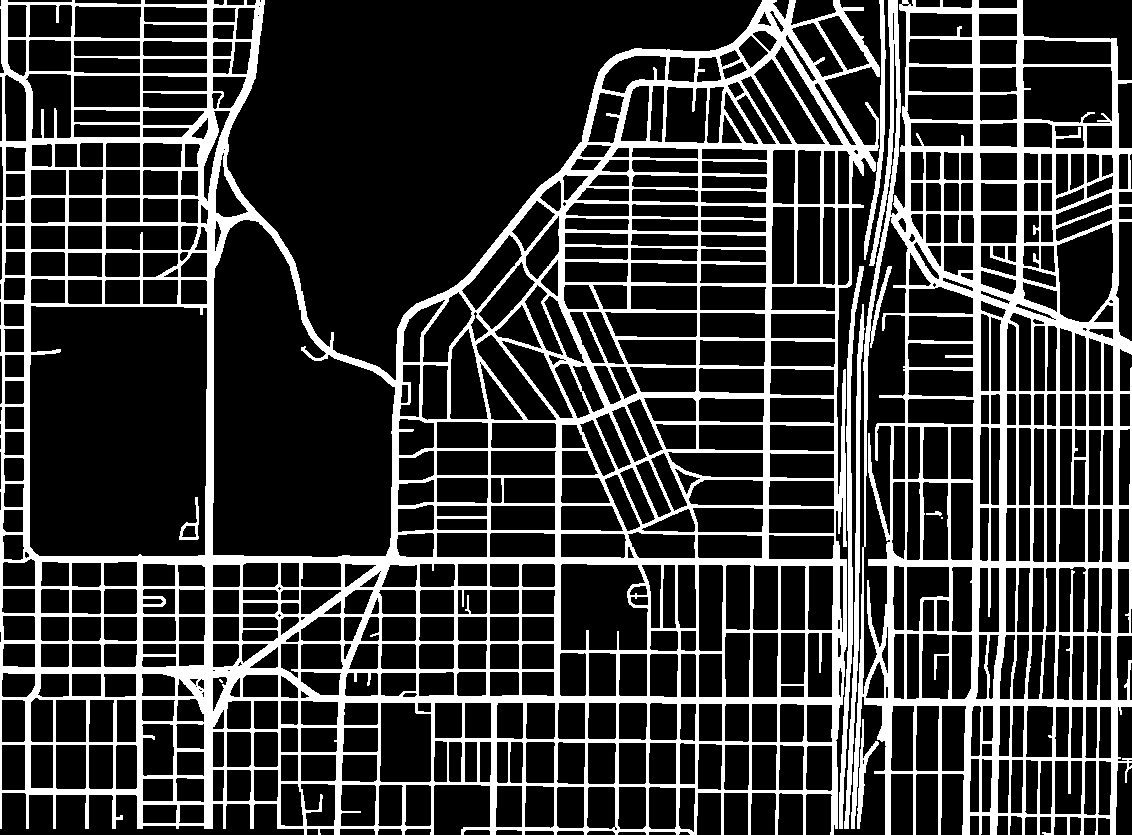
#> input picture road_dil_grey.png, 1132 x 835 px
$ jupyter execute preprocess-thinning.ipynb
#> lines starting #> are read from the running program, lines starting #| are printed output that depends on the picture; after the words box and inside, x2 and y2 are one past the last pixel; in counts of white or black regions, pixels touching at a corner belong together
#> `binary_image = cv2.imread("road_dil_grey.png", 0)`: binary_image: shape (835, 1132); 22.5% white; 10 white regions (2 under 20 px), largest, box (x1, y1, x2, y2) and area: (0, 0, 880, 835) 140627, (851, 0, 1132, 835) 65346, (839, 266, 864, 829) 2577
[cell 1]
# [23 lines of commented-out code are left out]

import cv2
import numpy as np


def skeletonize(binary_image):
    size = np.size(binary_image)
#> size = 945220
    skel = np.zeros(binary_image.shape, dtype=np.uint8)

    element = cv2.getStructuringElement(cv2.MORPH_CROSS, (3, 3))
    done = False

    while not done:
        eroded = cv2.morphologyEx(binary_image, cv2.MORPH_ERODE, element)
        temp = cv2.morphologyEx(eroded, cv2.MORPH_DILATE, element)
        temp = cv2.subtract(binary_image, temp)
        skel = cv2.bitwise_or(skel, temp)
        binary_image = eroded.copy()

        zeros = size - cv2.countNonZero(binary_image)
        if zeros == size:
            done = True
#> this loop made 10 passes
#> zeros on passes 1 to 10: 824330, 896013, 924798, 939558, 943582, 944630, 945066, 945186, 945216, 945220
#> pass 1, in skeletonize, `temp = cv2.subtract(binary_image, temp)`:
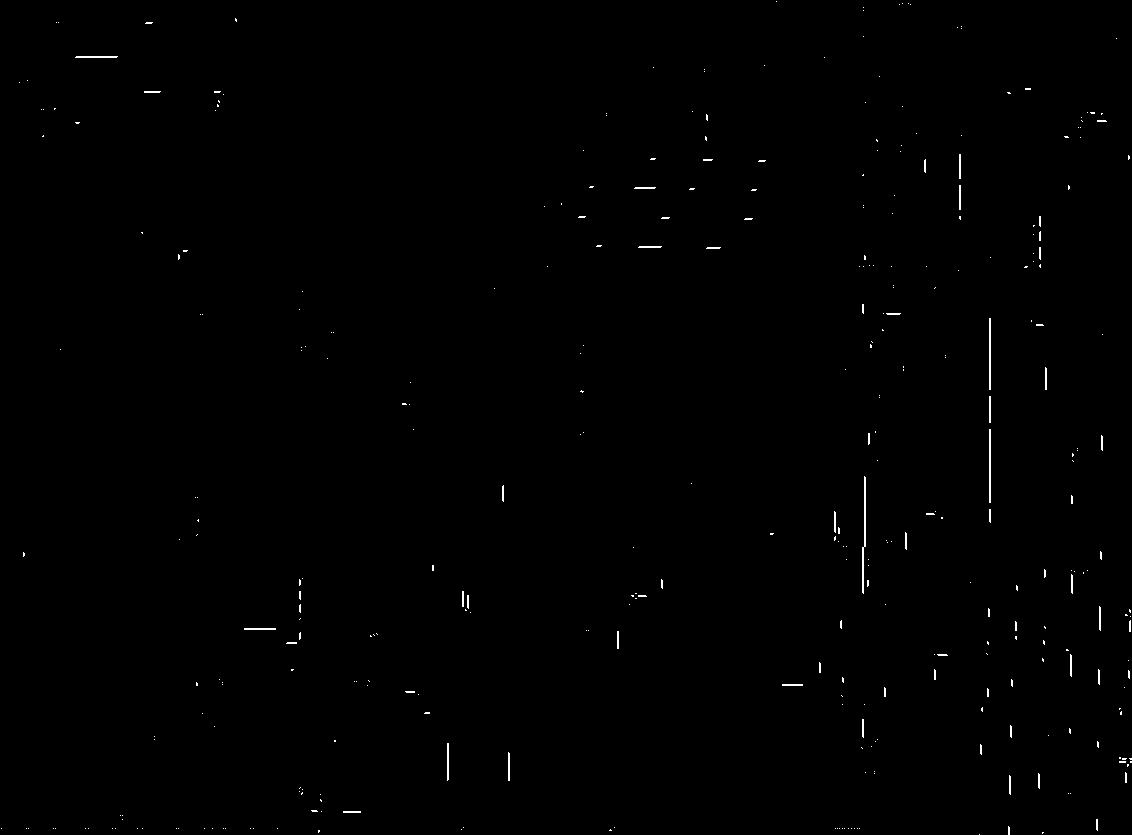
#> temp: shape (835, 1132); 0.35% white in thin lines or dots
#> pass 2, in skeletonize, `eroded = cv2.morphologyEx(binary_image, cv2.MORPH_ERODE, element)`:
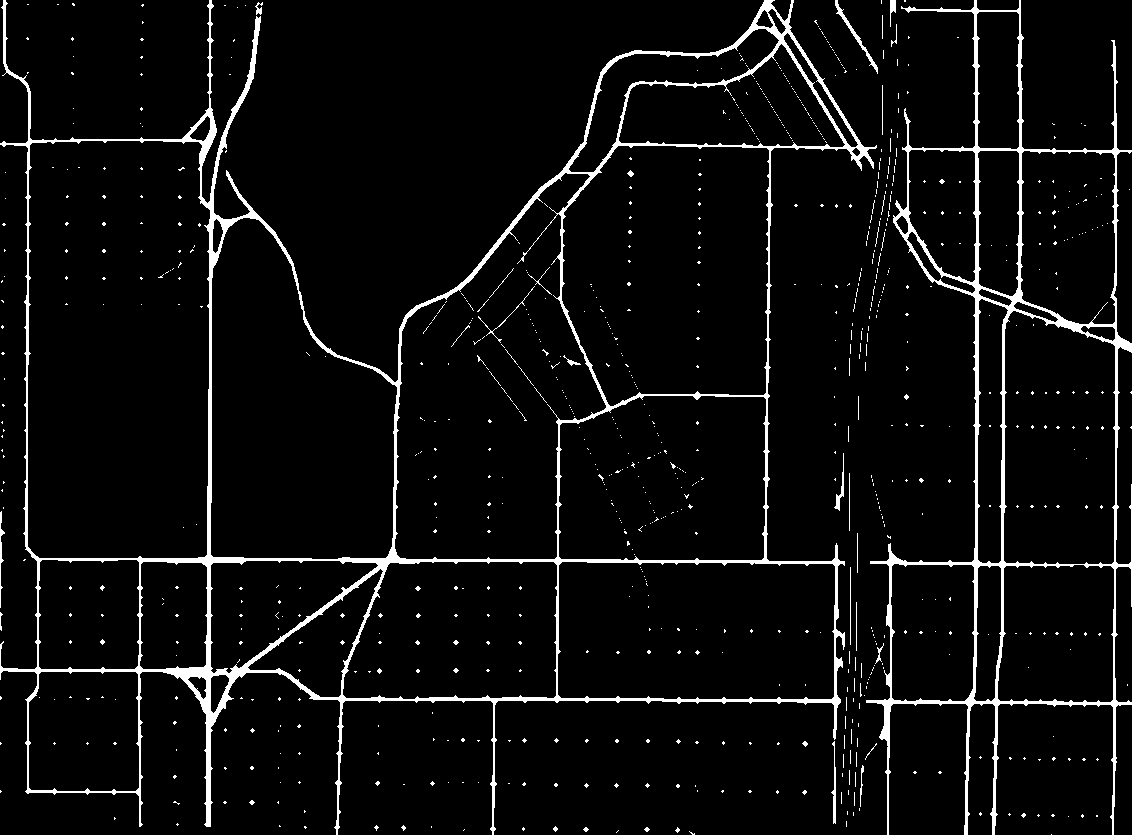
#> eroded: shape (835, 1132); 5.2% white; 883 white regions (853 under 20 px), largest, box (x1, y1, x2, y2) and area: (0, 0, 877, 835) 29099, (866, 0, 1132, 835) 14252, (835, 0, 878, 74) 296
#> after the loop: binary_image: shape (835, 1132); every value is 0
#> after the loop:
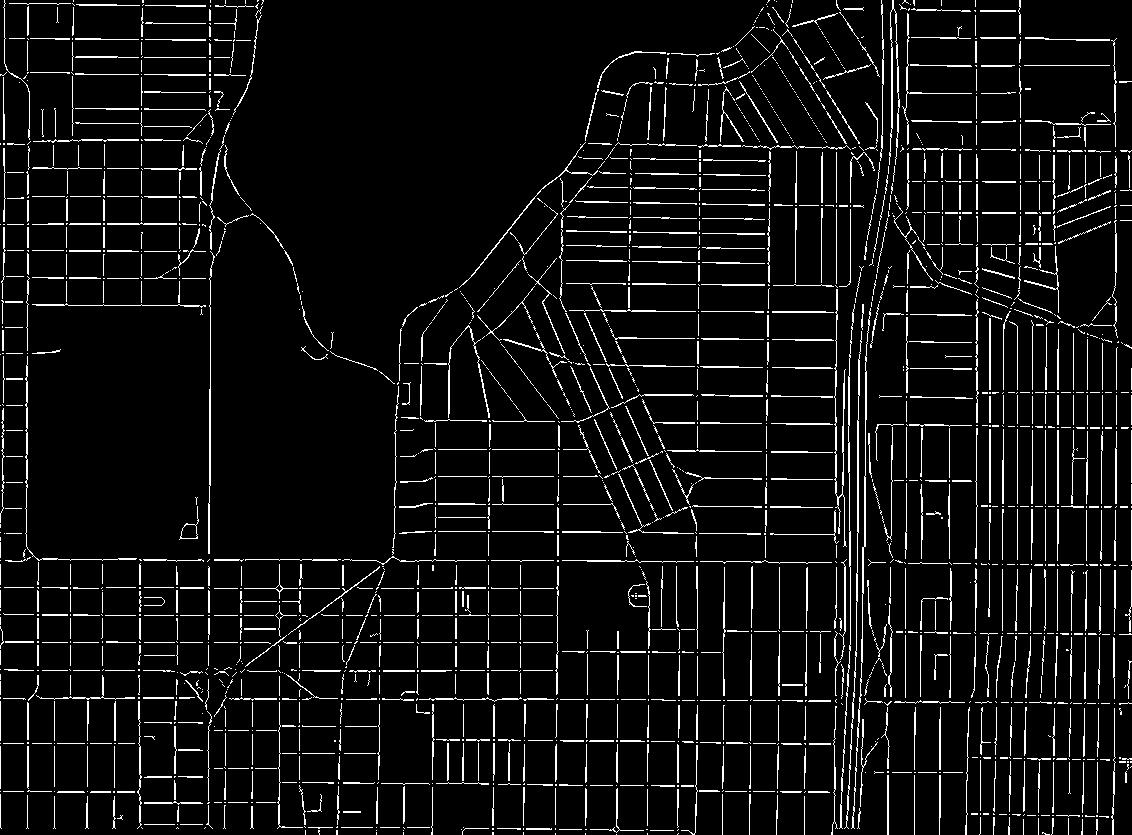
#> skel: shape (835, 1132); 6.5% white in thin lines or dots

    return skel


# Load binary image and convert to single channel grayscale
binary_image = cv2.imread("road_dil_grey.png", 0)

# Perform skeletonization
skeleton = skeletonize(binary_image)

cv2.imwrite("skeletonized_image.png", skeleton)
#> Out = True

[cell 2]
import numpy as np
import cv2


def generate_graph(image):
    rows, cols = image.shape
#> rows = 835; cols = 1132
    graph = {}
    for i in range(rows):
        for j in range(cols):
            if image[i][j] == 255:  # If the pixel is white
                neighbors = []
                if i > 0 and image[i-1][j] == 255:  # Check north
                    neighbors.append((i-1, j))
                if i < rows-1 and image[i+1][j] == 255:  # Check south
                    neighbors.append((i+1, j))
                if j > 0 and image[i][j-1] == 255:  # Check west
                    neighbors.append((i, j-1))
                if j < cols-1 and image[i][j+1] == 255:  # Check east
                    neighbors.append((i, j+1))
                graph[(i, j)] = neighbors
    return graph


binary_image = cv2.imread("skeletonized_image.png", cv2.IMREAD_GRAYSCALE)
graph = generate_graph(binary_image) # DID NOT WORK PROPERLY because nodes are not connected. lines were broken
#> graph = 61119 items

# plot_graph using the generated graph
binary_image = np.array(binary_image, dtype=np.uint8)

# create a empty image with the same dimensions of binary_image
empty_image = np.zeros(binary_image.shape, dtype=np.uint8)


for node, neighbors in graph.items():
    for neighbor in neighbors:
        i1, j1 = node
        i2, j2 = neighbor
        cv2.line(empty_image, (j1, i1), (j2, i2), (255, 0, 0), 1)
#> this loop made 61119 passes
#> (node, neighbors) on passes 1 to 3: ((0, 4), [(1, 4)]), ((0, 73), [(1, 73)]), ((0, 142), [(1, 142), (0, 143)])
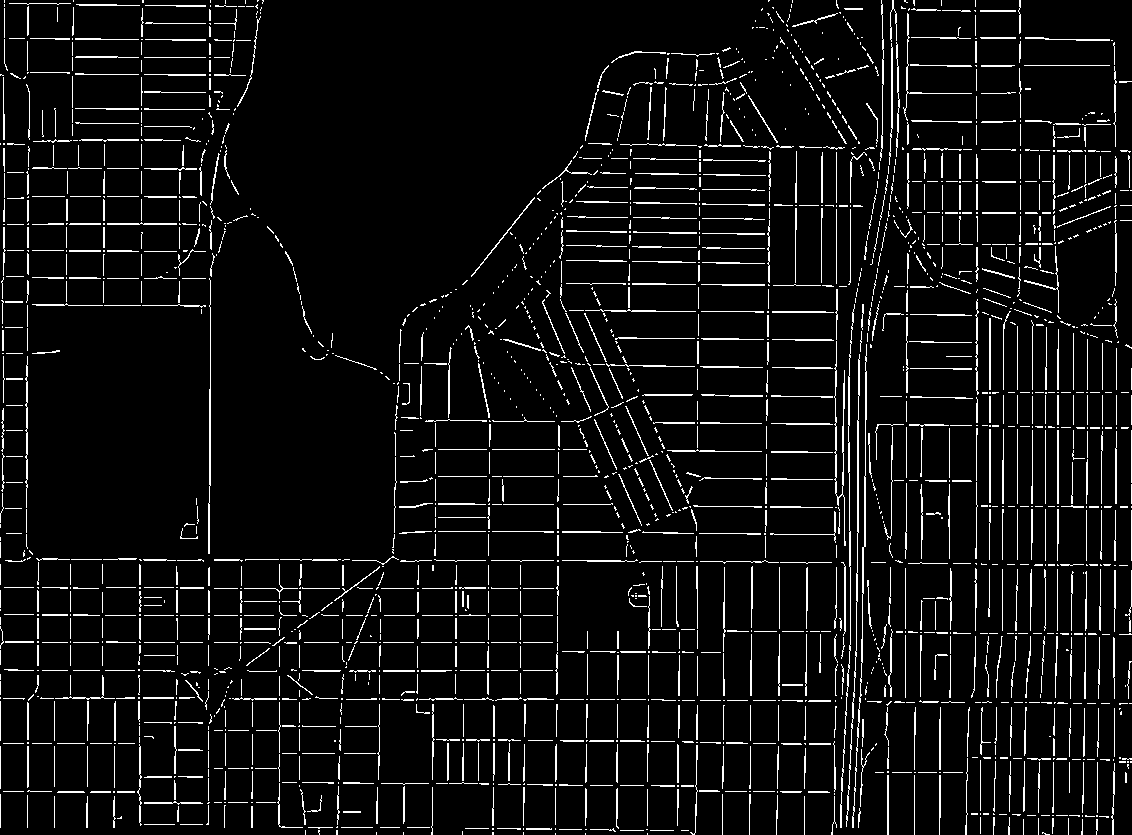
#> empty_image: shape (835, 1132); 6.2% white in thin lines or dots
cv2.imwrite("skres.png", empty_image)
#> Out = True
